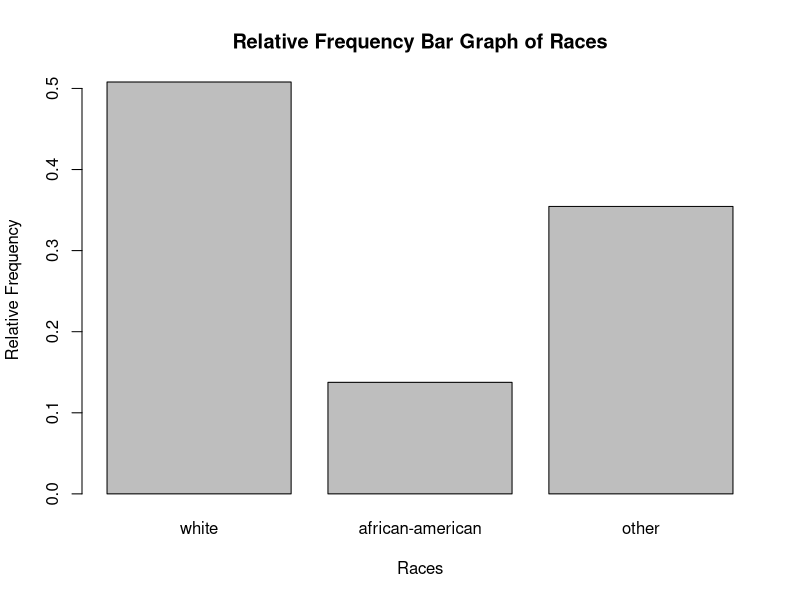

This chart was generated by the following R code:
#data exploration on categorical variables
library(MASS)
birthwt
race <- factor(birthwt$race, levels=c(1,2,3), labels=c("white","african-american","other"), ordered=is.ordered(birthwt$race))
raceFreq <- table(race)
#you can now calculate the relative frquencies/percentiles of individual category just 
#to make sure that the racial make up of our sample is similar to that of the whole US 
#population. Pc=Nc/N{dividing frequencies with total no. of observations}
# p1=96/189=50.8%; p2=26/189=13.8%;p3=67/189=35.4%
#We can now compare this relative frequencies with their corresponding proportion in the 
#US population.
relFreq <- raceFreq/nrow(birthwt)
old=options(digits=1)
relFreq
cbind(relFreq)
#for race the category 1(white), has the highest freq so we say that mode of the variable
#race is 1. For categorical variable mode of the variable is the value with higest frequency

#for categorical variables, bar graphs are simplest way of visualizing data
#Describes the possible values(categories) a categorical variable can take, as well as 
#no. of times each category has been observed in our sample. 
barplot(relFreq, xlab="Races",ylab="Relative Frequency",main="Relative Frequency Bar Graph of Races")
#Categories can also be displayed using pie charts. Though Pie chart fn is not included 
#now in R, lattice package has functions dotchart() and stripchart()
#=============================================================================

#Visualization of numerical data
